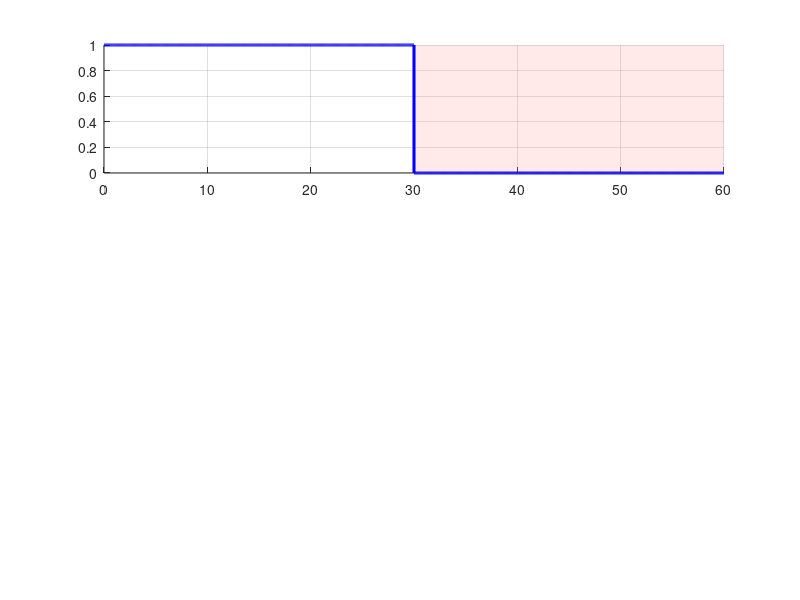

This figure's MATLAB source: (Note: this script raises an error after producing the figure.)
% Scenario 6 — PLC Communication Loss & Safety Fail-Safe (60s high-res, script-emulated).
% Sequence: State 0 idle -> State 1 active heating -> sudden comm loss -> safety blocks heating.
clear; clc; close all; 

% Load system parameters
if exist('boiler_params.m', 'file')
    boiler_params; 
    P = pack_boiler_params();
else
    % Standalone fallback parameters if boiler_params is not in path
    P.Water_Mass_kg  = 150; 
    P.Cp_Water       = 4184; 
    P.UA_Losses      = 1.5;
    P.P_Internal_W   = 2500; 
    P.T_Ambient_C    = 20; 
    P.T_Initial_C    = 20;
end

% Simulation setup (60 seconds, 50 ms resolution)
t_end    = 60; 
dt       = 0.05; 
t        = (0:dt:t_end)'; 
n        = numel(t);
t_active = 15; % Time [s]: Idle -> Active heating (demand appears)
t_loss   = 30; % Time [s]: PLC link drops mid-operation

% --- Timeline control signals ---
PLC_ok        = double(t < t_loss);                % 1 = Link OK, 0 = Link Lost
Demand        = double(t >= t_active);             % 1 = User/system wants heat, 0 = Idle
Safe_Internal = Demand .* PLC_ok;                  % FAIL-SAFE: heat only if demand AND comm are OK
P_heater      = Safe_Internal * P.P_Internal_W;    % Actual electric heater power [W]

% --- Tank Temperature response ---
mC = P.Water_Mass_kg * P.Cp_Water; 
T  = zeros(size(t)); 
T(1) = P.T_Initial_C;
for k = 1:n-1
    Qloss  = P.UA_Losses * (T(k) - P.T_Ambient_C);
    T(k+1) = T(k) + (P_heater(k) - Qloss)/mC * dt;
end

% Create high-res comparative figure
figure('Name', 'Scenario 6: PLC Comm Loss & Safety', 'Color', 'w', 'Position', [70 40 940 800]);

% ================= Subplot 1: Communication State =================
subplot(3, 1, 1); hold on; grid on;
area(t, double(t >= t_loss), 'BaseValue', 0, 'FaceColor', [1 0.6 0.6], 'FaceAlpha', 0.22, ...
     'EdgeColor', 'none', 'HandleVisibility', 'off');
stairs(t, PLC_ok, 'b-', 'LineWidth', 2.2);
xline(t_loss, 'r--', 'COMM LOST', 'LineWidth', 1.6, ...
      'LabelHorizontalAlignment', 'left', 'LabelVerticalAlignment', 'top', 'FontWeight', 'bold');
ylim([-0.1 1.2]); yticks([0 1]); yticklabels({'LOST (0)', 'OK (1)'}); 
xlim([0 t_end]); ylabel('PLC Link'); 
title('PLC Communication Link Status');
legend('Communication status', 'Location', 'east');

% ================= Subplot 2: Demand vs Safety Interlock =================
subplot(3, 1, 2); hold on; grid on;
yyaxis left;
blocked = (Demand > 0.5) & (Safe_Internal < 0.5);
area(t, double(blocked), 'BaseValue', 0, 'FaceColor', [1 0.6 0.6], 'FaceAlpha', 0.22, ...
     'EdgeColor', 'none', 'HandleVisibility', 'off');
hD = stairs(t, Demand, 'b-', 'LineWidth', 2.2);
hS = stairs(t, Safe_Internal, 'g-', 'LineWidth', 2.2);
ylim([-0.1 1.2]); yticks([0 1]); yticklabels({'OFF', 'ON'}); ylabel('Command State');
ax = gca; ax.YAxis(1).Color = 'k';

yyaxis right;
hP = stairs(t, P_heater, 'm-', 'LineWidth', 1.6); 
ylabel('Heater Power [W]'); ylim([-100 3000]);
ax.YAxis(2).Color = [0.7 0 0.7];

xline(t_active, 'k:', 'Idle \rightarrow Active', 'LineWidth', 1.2, 'FontWeight', 'bold', ...
      'LabelHorizontalAlignment', 'right', 'LabelVerticalAlignment', 'top');
xline(t_loss, 'r--', 'COMM LOST', 'LineWidth', 1.6, ...
      'LabelHorizontalAlignment', 'left', 'LabelVerticalAlignment', 'top');
xlim([0 t_end]);
title('Heater Demand vs Safety Interlock — heating blocked on comm loss (fail-safe)');
legend([hD hS hP], {'User/System Demand', 'Safety-approved Heating', 'Actual Heater Power'}, 'Location', 'east');

% FIXED: Switch back to left axis context so 0.85 maps to the 0-1 scale correctly
yyaxis left;
text(t_loss + 2.0, 0.25, 'Demand ON — heating BLOCKED', 'Color', [0.7 0 0], 'FontWeight', 'bold');

% ================= Subplot 3: Tank Temperature Response =================
subplot(3, 1, 3); hold on; grid on;
yl = [min(T) - 0.01, max(T) + 0.02];
T_shade = yl(1) + double(t >= t_loss) * (yl(2) - yl(1));
area(t, T_shade, 'BaseValue', yl(1), 'FaceColor', [1 0.6 0.6], 'FaceAlpha', 0.18, ...
     'EdgeColor', 'none', 'HandleVisibility', 'off');
plot(t, T, 'r-', 'LineWidth', 2);
xline(t_active, 'k:', 'LineWidth', 1.2); 
xline(t_loss, 'r--', 'LineWidth', 1.6);
ylim(yl); xlim([0 t_end]); ylabel('Tank Temp [\circC]'); xlabel('Time [s]');
title('Tank Temperature — ramps while active, plateaus after comm loss (no runaway)');
text(t_loss + 2.0, max(T) - 0.005, 'Heating stopped', 'Color', [0.7 0 0], 'FontWeight', 'bold', 'VerticalAlignment', 'top');

% Save output plot
if ~exist('figures', 'dir'), mkdir figures; end
saveas(gcf, fullfile('figures', 'Scenario_6_PLC_CommLoss.png'));

% --- Print Report to Console ---
fprintf('\n===== SCENARIO 6: PLC COMM LOSS =====\n');
fprintf('  0-%.0fs  : Idle (no demand)\n', t_active);
fprintf('  %.0f-%.0fs : Active heating (demand + comm OK -> 2500W)\n', t_active, t_loss);
fprintf('  %.0f-%.0fs : COMM LOST -> demand ON, safety blocks -> 0W, temp plateaus (FAIL-SAFE)\n', t_loss, t_end);
fprintf('  Tank rose only %.3f C in %ds (huge thermal mass -> trip is instant vs any risk)\n', max(T)-T(1), t_end);
fprintf('=====================================\n');
